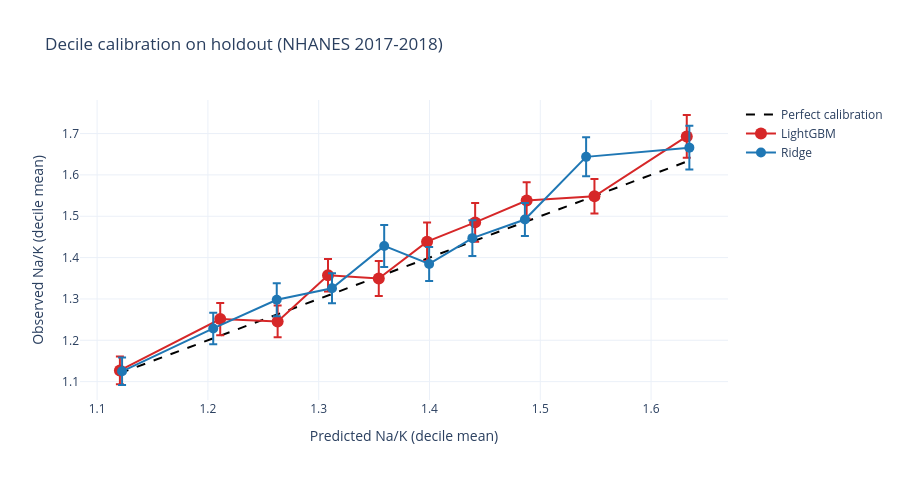

The notebook cell this image was saved under:
### Markdown cell above
## Figure 2 — Calibration: predicted decile mean vs observed mean (holdout)

For each decile of LightGBM-predicted Na/K we plot the survey-weighted observed mean.
A well-calibrated model lies along the diagonal; horizontal compression indicates the
classic "regression toward the mean" pattern expected when individual-level R² is low.
At the **decile-population** scale calibration is what matters — predicted strata should
rank-order observed strata and agree on subgroup means.

### Code cell
def decile_calibration(yhat, y, w, n_q=10):
    q = pd.qcut(yhat, n_q, labels=False, duplicates='drop')
    rows = []
    for k in sorted(np.unique(q)):
        m = (q == k)
        ww = w[m]
        rows.append({
            'decile': int(k) + 1,
            'pred_mean': np.average(yhat[m], weights=ww),
            'obs_mean' : np.average(y[m], weights=ww),
            'obs_se'   : np.sqrt(np.cov(y[m], aweights=ww) / m.sum()),
            'n': int(m.sum()),
        })
    return pd.DataFrame(rows)

cal = decile_calibration(pred['pred_lgbm'].values, pred['NAK_RATIO'].values, pred['wt'].values)
cal_r = decile_calibration(pred['pred_ridge'].values, pred['NAK_RATIO'].values, pred['wt'].values)

fig2 = go.Figure()
diag = np.linspace(cal['pred_mean'].min(), cal['pred_mean'].max(), 50)
fig2.add_trace(go.Scatter(x=diag, y=diag, mode='lines', name='Perfect calibration',
                          line=dict(color='black', dash='dash')))
fig2.add_trace(go.Scatter(
    x=cal['pred_mean'], y=cal['obs_mean'],
    error_y=dict(type='data', array=1.96*cal['obs_se'], visible=True),
    mode='markers+lines', name='LightGBM',
    marker=dict(size=12, color='#d62728'), line=dict(color='#d62728')))
fig2.add_trace(go.Scatter(
    x=cal_r['pred_mean'], y=cal_r['obs_mean'],
    error_y=dict(type='data', array=1.96*cal_r['obs_se'], visible=True),
    mode='markers+lines', name='Ridge',
    marker=dict(size=10, color='#1f77b4'), line=dict(color='#1f77b4')))
fig2.update_layout(
    title='Decile calibration on holdout (NHANES 2017-2018)',
    xaxis_title='Predicted Na/K (decile mean)', yaxis_title='Observed Na/K (decile mean)',
    height=480,
)
fig2.show()

### Figure 1 — Plotly figure (JSON) as saved in the notebook; plotly's stock layout.template omitted (floating-point values rounded to 4 significant figures)
{"data": [{"line": {"color": "black", "dash": "dash"}, "mode": "lines", "name": "Perfect calibration", "type": "scatter", "x": [1.121, 1.131, 1.141, 1.152, 1.162, 1.173, 1.183, 1.194, 1.204, 1.215, 1.225, 1.235, 1.246, 1.256, 1.267, 1.277, 1.288, 1.298, 1.309, 1.319, 1.329, 1.34, 1.35, 1.361, 1.371, 1.382, 1.392, 1.402, 1.413, 1.423, 1.434, 1.444, 1.455, 1.465, 1.476, 1.486, 1.496, 1.507, 1.517, 1.528, 1.538, 1.549, 1.559, 1.57, 1.58, 1.59, 1.601, 1.611, 1.622, 1.632], "y": [1.121, 1.131, 1.141, 1.152, 1.162, 1.173, 1.183, 1.194, 1.204, 1.215, 1.225, 1.235, 1.246, 1.256, 1.267, 1.277, 1.288, 1.298, 1.309, 1.319, 1.329, 1.34, 1.35, 1.361, 1.371, 1.382, 1.392, 1.402, 1.413, 1.423, 1.434, 1.444, 1.455, 1.465, 1.476, 1.486, 1.496, 1.507, 1.517, 1.528, 1.538, 1.549, 1.559, 1.57, 1.58, 1.59, 1.601, 1.611, 1.622, 1.632]}, {"error_y": {"array": [0.03335, 0.03905, 0.03838, 0.03929, 0.04221, 0.04655, 0.04684, 0.04421, 0.04184, 0.05175], "type": "data", "visible": true}, "line": {"color": "#d62728"}, "marker": {"color": "#d62728", "size": 12}, "mode": "markers+lines", "name": "LightGBM", "type": "scatter", "x": [1.121, 1.211, 1.263, 1.308, 1.354, 1.398, 1.441, 1.488, 1.549, 1.632], "y": [1.127, 1.251, 1.246, 1.357, 1.349, 1.439, 1.485, 1.538, 1.548, 1.693]}, {"error_y": {"array": [0.03316, 0.03822, 0.04009, 0.03625, 0.05077, 0.04099, 0.04333, 0.04007, 0.04708, 0.053], "type": "data", "visible": true}, "line": {"color": "#1f77b4"}, "marker": {"color": "#1f77b4", "size": 10}, "mode": "markers+lines", "name": "Ridge", "type": "scatter", "x": [1.123, 1.205, 1.262, 1.312, 1.359, 1.4, 1.439, 1.486, 1.541, 1.635], "y": [1.125, 1.229, 1.298, 1.326, 1.428, 1.385, 1.447, 1.492, 1.644, 1.666]}], "layout": {"height": 480, "title": {"text": "Decile calibration on holdout (NHANES 2017-2018)"}, "xaxis": {"title": {"text": "Predicted Na/K (decile mean)"}}, "yaxis": {"title": {"text": "Observed Na/K (decile mean)"}}}}
